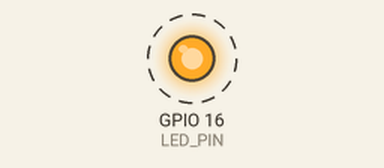
Recording of a program running on a simulated Raspberry Pi (BCM pin numbers). On the bench: output pins drawn as LEDs (lit = HIGH). Dashed ring = blinking.

Above: at 0.05 s.
Timing chart, 0 to 3.0 s (numbered marks = the images above):
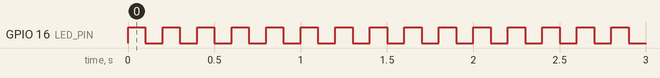

Measured:
- by itself, GPIO 16 (LED_PIN): alternates HIGH for 0.10 s and LOW for 0.10 s

The program:

opdracht2.py
```python
import RPi.GPIO as GPIO
import time

# definieer pinnen
LED_PIN = 16

GPIO.setmode(GPIO.BCM)
GPIO.setup(LED_PIN, GPIO.OUT) # zet pin als output

while True:
    GPIO.output(LED_PIN, GPIO.HIGH) # aan
    time.sleep(0.1) # wacht 100 ms
    GPIO.output(LED_PIN, GPIO.LOW) # uit
    time.sleep(0.1) # wacht 100 ms
```
